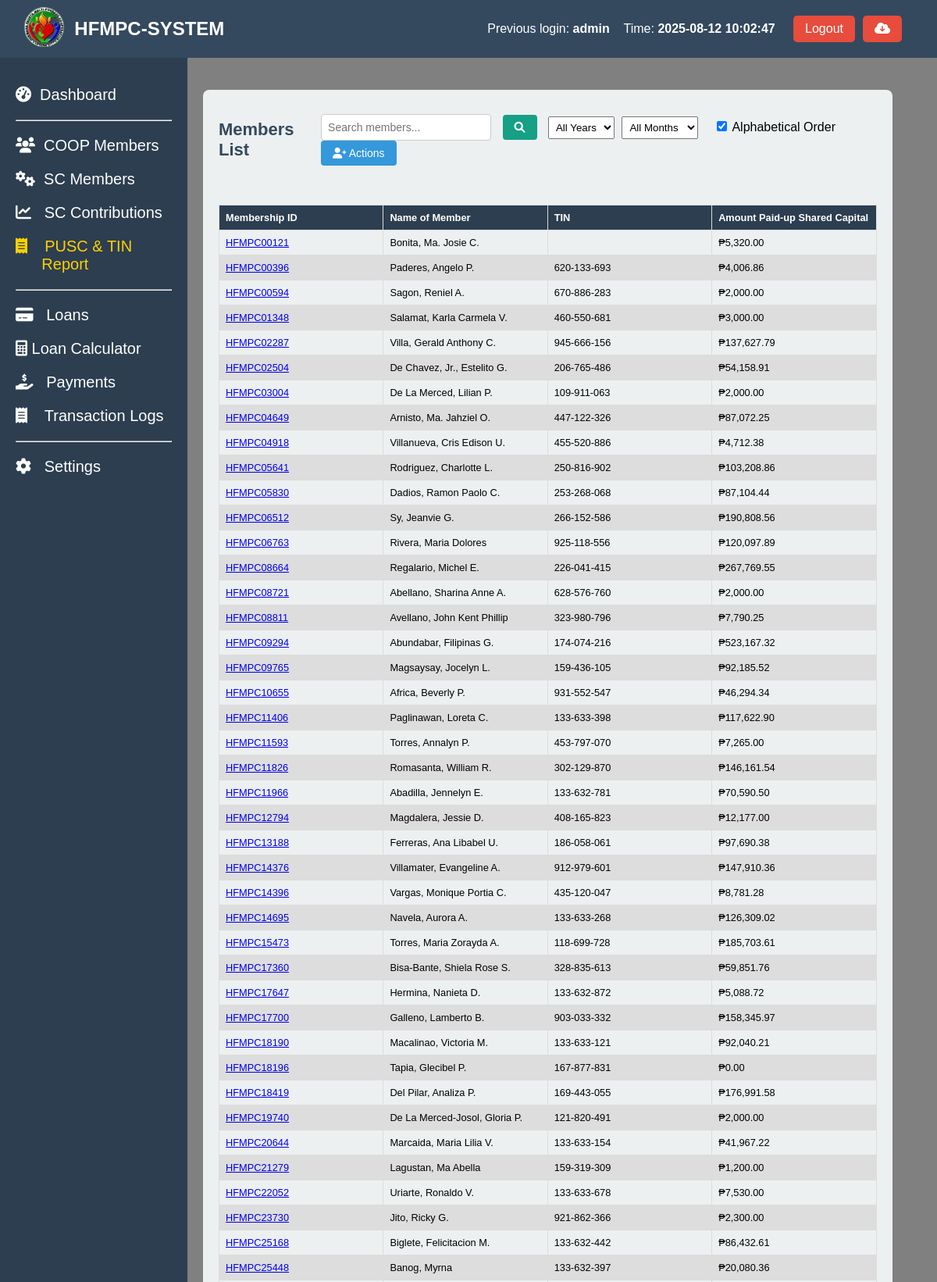
/coop_members_pusc_tin.php (signed in, upper part), run on the app's committed database.
### tables this page shows
CREATE TABLE `coop_members` (
  `coop_id` int(50) NOT NULL AUTO_INCREMENT,
  `membership_id` varchar(50) NOT NULL,
  `name_of_member` varchar(255) NOT NULL,
  `contact_number` varchar(20) NOT NULL,
  `tin` varchar(15) NOT NULL,
  `date_accepted` date NOT NULL,
  `bod_resolution` varchar(50) NOT NULL,
  `type_of_membership` varchar(50) NOT NULL,
  `shares_subscribed` decimal(10,2) NOT NULL,
  `amount_subscribed` decimal(10,2) NOT NULL,
  `initial_paid_up` decimal(10,2) NOT NULL,
  `address` text NOT NULL,
  `date_of_birth` date NOT NULL,
  `age` int(11) NOT NULL,
  `gender` varchar(20) DEFAULT NULL,
  `civil_status` varchar(50) DEFAULT NULL,
  `occupation` varchar(100) NOT NULL,
  `number_of_dependents` int(11) NOT NULL,
  `religious` varchar(100) NOT NULL,
  `annual_income` decimal(10,2) NOT NULL,
  `date_terminated` date DEFAULT NULL,
  `educational_attainment` varchar(50) DEFAULT NULL,
  `status` int(5) NOT NULL,
  `remarks` varchar(10) NOT NULL,
  `created_at` timestamp NOT NULL DEFAULT current_timestamp(),
  PRIMARY KEY (`coop_id`)
);

### coop_members_pusc_tin.php (the view, shortened to what this page needs)
<?php
include 'header.php';
include 'sidebar.php';
?>
<link rel="stylesheet" href="assets/coop_members_shared_capitals.css">
<link rel="stylesheet" href="assets/message.css">
<main class="content-member">
  <section class="stats-member">
    <div class="card-member">
      <div class="card-header-member">
        <h2>Members List</h2>
        <div class="actions">
           <input type="text" id="search-bar" placeholder="Search members..." oninput="searchTable()">
            <button class="search-btn" onclick="searchTable()">
                <i class="fas fa-search"></i>
            </button>
            <div class="filter-controls" style="display: inline-block; margin: 0 10px;">
              <select id="filter-year" style="padding: 5px; margin-right: 5px;">
                <option value="">All Years</option>
              </select>
              <select id="filter-month" style="padding: 5px; margin-right: 5px;">
                <option value="">All Months</option>
              </select>
              <label style="margin-left: 10px;">
                <input type="checkbox" id="alphabetical-sort" checked> Alphabetical Order
              </label>
            </div>
            <div class="dropdown">
              <button class="add-btn" onclick="toggleDropdown()">
                  <i class="fas fa-user-plus"></i> Actions
              </button>
            </div>
        </div>
      </div>
      <div style="overflow-x:auto;">
        <table id="member-table">
          <thead>
            <tr>
              <th>Membership ID</th>
              <th>Name of Member</th>
              <th>TIN</th>
              <th>Amount Paid-up Shared Capital</th>
            </tr>
          </thead>
          <tbody>
            <?php
            $sql = "SELECT cm.coop_id, cm.membership_id, cm.name_of_member, cm.tin,
                           COALESCE(SUM(sca.amount), 0) AS total_contribution
                    FROM coop_members cm
                    LEFT JOIN shared_capital_amount sca ON cm.membership_id = sca.membership_id
                    WHERE cm.remarks IS NULL OR cm.remarks != 'Deleted'
                    GROUP BY cm.membership_id, cm.name_of_member, cm.tin, cm.coop_id";
            $result = $conn->query($sql);
            if ($result->num_rows > 0) {
                while ($row = $result->fetch_assoc()) {
                  echo "<tr>";
                  echo "<td><a href='coop_members_profile.php?id=" . htmlspecialchars($row['membership_id']) . "'>" . htmlspecialchars($row['membership_id']) . "</a></td>";
                  echo "<td>" . htmlspecialchars($row['name_of_member']) . "</td>";
                  echo "<td>" . htmlspecialchars($row['tin']) . "</td>";
                  echo "<td>₱" . number_format($row['total_contribution'], 2) . "</td>";
                  echo "</tr>";
                }
            } else {
                echo "<tr><td colspan='4'>No members found</td></tr>";
            }
            ?>
          </tbody>
        </table>
      </div>
    </div>
  </section>
</main>

### header.php (shortened to what this page needs)
<?php
include 'config/config.php';
$previous_user = null;
$sql_prev = "SELECT id, username, login_time FROM login_activity ORDER BY login_time DESC LIMIT 1 OFFSET 1";
$result_prev = $conn->query($sql_prev);
if ($result_prev->num_rows > 0) {
    $previous_user = $result_prev->fetch_assoc();
}
?>
<!DOCTYPE html>
<html lang="en">
<head>
  <link rel="stylesheet" href="https://cdnjs.cloudflare.com/ajax/libs/font-awesome/6.0.0-beta3/css/all.min.css">
  <link rel="stylesheet" href="assets/styles.css">
</head>
<body>
<header class="header">
  <div class="header-content">
    <div class="dashboard-left">
      <a href="index.php"><img src="logo.png" alt="Logo" class="dashboard-logo" width="20%"></a>
      <h1> HFMPC-SYSTEM</h1>
    </div>
    <div class="admin-info">
      <?php if ($previous_user): ?>
        <div class="previous-login-info" style="text-align: right; display: flex; justify-content: space-between;">
          <p>Previous login: <strong><?php echo htmlspecialchars($previous_user['username']); ?></strong></p> &nbsp&nbsp&nbsp&nbsp
          <p>Time: <strong><?php echo htmlspecialchars($previous_user['login_time']); ?></strong></p>&nbsp&nbsp&nbsp
        </div>
      <?php else: ?>
        <p class="previous-login-info">No previous login records found.</p>
      <?php endif; ?>
      <button class="logout-btn" onclick="confirmLogout();">Logout</button>
      <form method="post" action="backup.php" onsubmit="return confirmBackup();">
          <button class="logout-btn" type="submit" name="backup"><i class="fas fa-cloud-download-alt"></i></button>
      </form>
    </div>
  </div>
</header>
</body>
</html>

### assets/styles.css (style rules this page uses)
body { font-family: Arial, sans-serif; margin: 0; height: 100vh; display: flex; flex-direction: column; }
header { background-color: #34495e; color: white; padding: 5px; width: 100%; display: flex; justify-content: space-between; align-items: center; position: fixed; z-index: 10; }
header h1 { font-size: 24px; }
.header-content { display: flex; justify-content: space-between; width: 100%; padding-right: 50px; padding-left: 20px; }
.admin-info { display: flex; align-items: center; gap: 10px; }
.logout-btn { background-color: #e74c3c; color: white; border: none; padding: 8px 15px; cursor: pointer; font-size: 16px; border-radius: 5px; }
.logout-btn { background-color: #e74c3c; color: white; border: none; padding: 8px 15px; cursor: pointer; }
.dashboard-left { display: flex; align-items: center; gap: 10px; }
.dashboard-logo { height: 60px; width: auto; object-fit: contain; }

### assets/coop_members_shared_capitals.css (style rules this page uses)
.content-member { background-color: gray; margin-left: 150px; padding: 100px; margin-top: 5px; flex-grow: 1; height: 100vh; overflow-y: auto; position: relative; }
.stats-member { display: flex; justify-content: space-between; margin-top: 10px; width: 105%; }
.card-member { background-color: #ecf0f1; border-radius: 8px; padding: 20px; width: 100%; margin-left: 10px; position:relative; }
.card-member h2 { font-size: 22px; color: #34495e; }
table { font-family: arial, sans-serif; border-collapse: collapse; width: 100%; table-layout: fixed; font-size: 80%; }
th { background-color: #2c3e50; color: white; }
td, th { border: 1px solid #dddddd; text-align: left; padding: 8px; word-wrap: break-word; white-space: normal; max-width: 150px; overflow: hidden; text-overflow: ellipsis; }
tr:nth-child(even) { background-color: #dddddd; }
.card-header-member { display: flex; justify-content: space-between; align-items: center; margin-bottom: 20px; }
.add-btn { padding: 8px 15px; font-size: 14px; color: white; background-color: #3498db; border: none; border-radius: 4px; cursor: pointer; }
form { display: flex; flex-direction: column; }
#search-bar { padding: 8px; font-size: 14px; width: 200px; border: 1px solid #ccc; border-radius: 4px; }
.search-btn { padding: 8px 15px; font-size: 14px; color: white; background-color: #16a085; border: none; border-radius: 4px; cursor: pointer; margin-left: 10px; }
.dropdown { position: relative; display: inline-block; }

### data on the page
coop_members: membership "HFMPC00121", name_of_member "Bonita, Ma. Josie C.", total_contribution "5,320.00"
coop_members: membership "HFMPC00396", name_of_member "Paderes, Angelo P.", tin "620-133-693", total_contribution "4,006.86"
coop_members: membership "HFMPC00594", name_of_member "Sagon, Reniel A.", tin "670-886-283", total_contribution "2,000.00"
coop_members: membership "HFMPC01348", name_of_member "Salamat, Karla Carmela V.", tin "460-550-681", total_contribution "3,000.00"
coop_members: membership "HFMPC02287", name_of_member "Villa, Gerald Anthony C.", tin "945-666-156", total_contribution "137,627.79"
coop_members: membership "HFMPC02504", name_of_member "De Chavez, Jr., Estelito G.", tin "206-765-486", total_contribution "54,158.91"
coop_members: membership "HFMPC03004", name_of_member "De La Merced, Lilian P.", tin "109-911-063", total_contribution "2,000.00"
coop_members: membership "HFMPC04649", name_of_member "Arnisto, Ma. Jahziel O.", tin "447-122-326", total_contribution "87,072.25"
coop_members: membership "HFMPC04918", name_of_member "Villanueva, Cris Edison U.", tin "455-520-886", total_contribution "4,712.38"
coop_members: membership "HFMPC05641", name_of_member "Rodriguez, Charlotte L.", tin "250-816-902", total_contribution "103,208.86"
coop_members: membership "HFMPC05830", name_of_member "Dadios, Ramon Paolo C.", tin "253-268-068", total_contribution "87,104.44"
coop_members: membership "HFMPC06512", name_of_member "Sy, Jeanvie G.", tin "266-152-586", total_contribution "190,808.56"
coop_members: membership "HFMPC06763", name_of_member "Rivera, Maria Dolores", tin "925-118-556", total_contribution "120,097.89"
coop_members: membership "HFMPC08664", name_of_member "Regalario, Michel E.", tin "226-041-415", total_contribution "267,769.55"
coop_members: membership "HFMPC08721", name_of_member "Abellano, Sharina Anne A.", tin "628-576-760", total_contribution "2,000.00"
coop_members: membership "HFMPC08811", name_of_member "Avellano, John Kent Phillip", tin "323-980-796", total_contribution "7,790.25"
coop_members: membership "HFMPC09294", name_of_member "Abundabar, Filipinas G.", tin "174-074-216", total_contribution "523,167.32"
coop_members: membership "HFMPC09765", name_of_member "Magsaysay, Jocelyn L.", tin "159-436-105", total_contribution "92,185.52"
coop_members: membership "HFMPC10655", name_of_member "Africa, Beverly P.", tin "931-552-547", total_contribution "46,294.34"
coop_members: membership "HFMPC11406", name_of_member "Paglinawan, Loreta C.", tin "133-633-398", total_contribution "117,622.90"
coop_members: membership "HFMPC11593", name_of_member "Torres, Annalyn P.", tin "453-797-070", total_contribution "7,265.00"
coop_members: membership "HFMPC11826", name_of_member "Romasanta, William R.", tin "302-129-870", total_contribution "146,161.54"
coop_members: membership "HFMPC11966", name_of_member "Abadilla, Jennelyn E.", tin "133-632-781", total_contribution "70,590.50"
coop_members: membership "HFMPC12794", name_of_member "Magdalera, Jessie D.", tin "408-165-823", total_contribution "12,177.00"
coop_members: membership "HFMPC13188", name_of_member "Ferreras, Ana Libabel U.", tin "186-058-061", total_contribution "97,690.38"
coop_members: membership "HFMPC14376", name_of_member "Villamater, Evangeline A.", tin "912-979-601", total_contribution "147,910.36"
coop_members: membership "HFMPC14396", name_of_member "Vargas, Monique Portia C.", tin "435-120-047", total_contribution "8,781.28"
coop_members: membership "HFMPC14695", name_of_member "Navela, Aurora A.", tin "133-633-268", total_contribution "126,309.02"
coop_members: membership "HFMPC15473", name_of_member "Torres, Maria Zorayda A.", tin "118-699-728", total_contribution "185,703.61"
coop_members: membership "HFMPC17360", name_of_member "Bisa-Bante, Shiela Rose S.", tin "328-835-613", total_contribution "59,851.76"
coop_members: membership "HFMPC17647", name_of_member "Hermina, Nanieta D.", tin "133-632-872", total_contribution "5,088.72"
coop_members: membership "HFMPC17700", name_of_member "Galleno, Lamberto B.", tin "903-033-332", total_contribution "158,345.97"
coop_members: membership "HFMPC18190", name_of_member "Macalinao, Victoria M.", tin "133-633-121", total_contribution "92,040.21"
coop_members: membership "HFMPC18196", name_of_member "Tapia, Glecibel P.", tin "167-877-831", total_contribution "0.00"
coop_members: membership "HFMPC18419", name_of_member "Del Pilar, Analiza P.", tin "169-443-055", total_contribution "176,991.58"
coop_members: membership "HFMPC19740", name_of_member "De La Merced-Josol, Gloria P.", tin "121-820-491", total_contribution "2,000.00"
coop_members: membership "HFMPC20644", name_of_member "Marcaida, Maria Lilia V.", tin "133-633-154", total_contribution "41,967.22"
coop_members: membership "HFMPC21279", name_of_member "Lagustan, Ma Abella", tin "159-319-309", total_contribution "1,200.00"
coop_members: membership "HFMPC22052", name_of_member "Uriarte, Ronaldo V.", tin "133-633-678", total_contribution "7,530.00"
coop_members: membership "HFMPC23730", name_of_member "Jito, Ricky G.", tin "921-862-366", total_contribution "2,300.00"
coop_members: membership "HFMPC25168", name_of_member "Biglete, Felicitacion M.", tin "133-632-442", total_contribution "86,432.61"
coop_members: membership "HFMPC25448", name_of_member "Banog, Myrna", tin "133-632-397", total_contribution "20,080.36"

### other printed values
$previous_user['username'] "admin"
$previous_user['login_time'] "2025-08-12 10:02:47"
